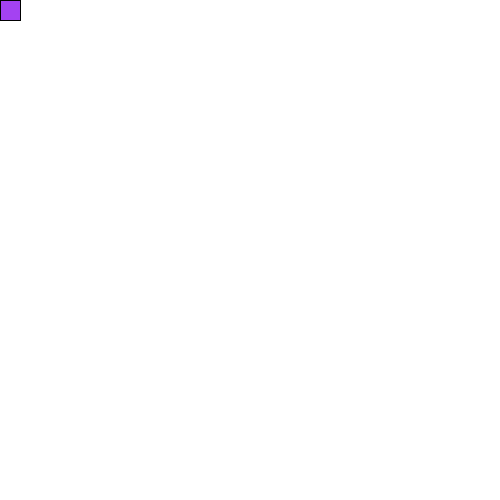
Frame 1 (no input)
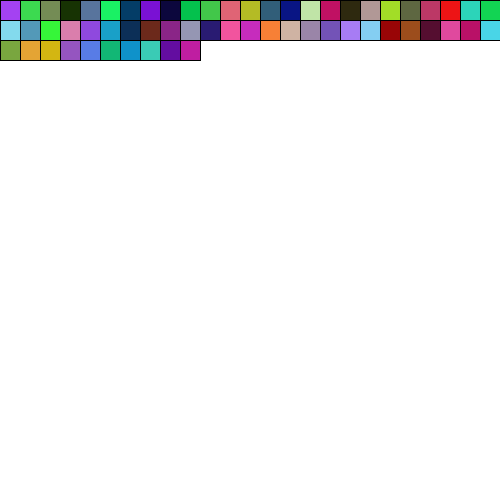
Frame 60 (the mouse pressed at the canvas centre just before this capture)
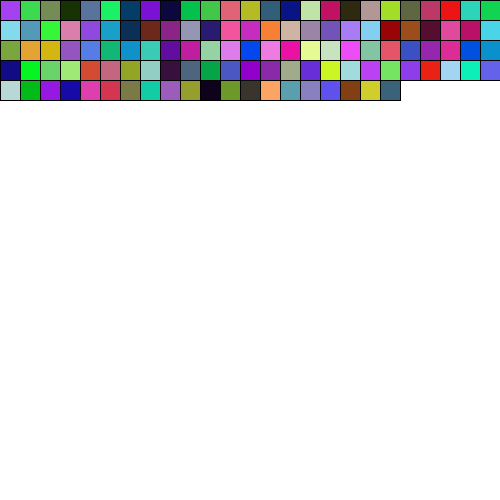
Frame 120 (the mouse held since frame 60 and released just before this capture)

The Processing sketch that drew these frames (run headless with seeded random() and noise(); from frame 60 on, the mouse is pressed at the canvas centre):

// Processing sketch: Conditionals_Rect_01
// ── Conditionals_Rect_01.pde
int posx=0;
int posy=0;
int rectsize=20;

void setup() {
  size(500, 500);
  background(255);
}

void draw() {
  fill(random(255),random(255),random(255));
  rect(posx, posy, rectsize, rectsize);
  posx+=rectsize;
  if (posx>=width) {
    posx=0;
    posy+=rectsize;
  }
}
